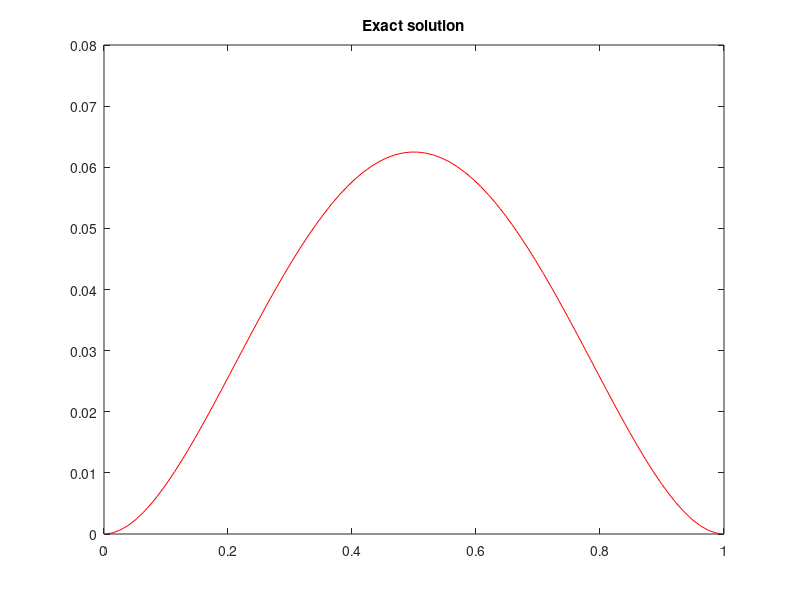

This chart was generated by the following MATLAB code: (Note: this script raises an error after producing the figure.)
% 主程序
N_values = [10, 20, 40, 80];
u_exact = @(x) x.^2 .* (x - 1).^2;
u_exact_prime = @(x) 2 * x .* (x - 1) .* (2 * x - 1);
f = @(x) 2 * (6 * x.^2 - 6 * x + 1);

L2_errors = zeros(length(N_values), 1);
H1_errors = zeros(length(N_values), 1);

% 绘制u_exact
x = linspace(0, 1, 80);
figure;
plot(x, u_exact(x), 'r-');
hold on;
title('Exact solution');

for i = 1:length(N_values)
    N = N_values(i);
    
    % 组装刚度矩阵和右端项
    [A, F] = assemble_matrices(N, f);
    
    % 求解线性方程组
    u_h = -A \ F;

    % 绘制u_h
    x = generate_grid(N);
    figure;
    plot(x, u_h, 'o-');
    hold on;
    title(['N = ', num2str(N)]);
    
    % 计算u_h的导数
    x = generate_grid(N);
    u_h_prime = zeros(N+2, 1);
    
    % 逐个区间计算导数
    for j = 2:N+2
        xj = x(j-1);
        xj1 = x(j);
        
        % 计算数值解在每个区间上的导数
        u_h_prime(j-1) = (u_h(j) - u_h(j-1)) / (xj1 - xj);
    end
    
    % 计算 L2 和 H1 误差
    L2_errors(i) = compute_L2_error(u_exact, u_h, N);
    H1_errors(i) = compute_H1_error(u_exact, u_h, u_exact_prime, u_h_prime, N);
    
    % 计算误差的阶数
    if i > 1
        L2_order = log(L2_errors(i-1) / L2_errors(i)) / log(N_values(i) / N_values(i-1));
        H1_order = log(H1_errors(i-1) / H1_errors(i)) / log(N_values(i) / N_values(i-1));
        fprintf('N = %d, L2_error = %.5e, L2_order = %.2f, H1_error = %.5e, H1_order = %.2f\n', ...
            N, L2_errors(i), L2_order, H1_errors(i), H1_order);
    else
        fprintf('N = %d, L2_error = %.5e, H1_error = %.5e\n', N, L2_errors(i), H1_errors(i));
    end
    
    % 保存旧的误差值
    L2_error_old = L2_error;
    H1_error_old = H1_error;
    N_old = N;
end

function [x] = generate_grid(N)
    % 生成等距网格 [0, 1]，包括端点
    x = linspace(0, 1, N + 2);
end

function [N_local, B_local] = local_basis_functions(xi, xi1)
    syms x;
    
    % 线性形函数 N1 和 N2
    N1 = (xi1 - x) / (xi1 - xi);  % 在 xi 处为 1，在 xi1 处为 0
    N2 = (x - xi) / (xi1 - xi);   % 在 xi1 处为 1，在 xi 处为 0

    % 导数
    B1 = diff(N1, x);
    B2 = diff(N2, x);
    
    % 将符号函数转化为数值函数
    N_local = {matlabFunction(N1, 'Vars', x), matlabFunction(N2, 'Vars', x)};
    B_local = {matlabFunction(B1, 'Vars', x), matlabFunction(B2, 'Vars', x)};
end

function [A, F] = assemble_matrices(N, f)
    % 生成网格节点
    x = generate_grid(N);
    
    % 初始化刚度矩阵和右端项向量
    A = zeros(N+2, N+2);
    F = zeros(N+2, 1);
    
    % 循环遍历每个区间，计算局部刚度矩阵和右端项
    for i = 2:N+2
        xi = x(i-1);
        xi1 = x(i);
        
        % 获取局部形函数和导数
        [N_local, B_local] = local_basis_functions(xi, xi1);
        
        % 局部刚度矩阵和右端项初始化
        A_local = zeros(2, 2);
        F_local = zeros(2, 1);
        
        % 计算局部刚度矩阵
        for j = 1:2
            for k = 1:2
                A_local(j, k) = integral(@(x) B_local{j}(x) .* B_local{k}(x), xi, xi1, 'ArrayValued', true);
            end
            % 计算局部右端项
            F_local(j) = integral(@(x) N_local{j}(x) .* f(x), xi, xi1, 'ArrayValued', true);
        end
        
        % 将局部刚度矩阵和右端项组装到全局矩阵
        global_indices = [i-1, i];  % 每个单元上的两个节点
        A(global_indices, global_indices) = A(global_indices, global_indices) + A_local;
        F(global_indices) = F(global_indices) + F_local;
    end
    % 添加积分均值条件约束，修正解的唯一性问题
    % A(N+2, :) = 1;
    % A(N+2, 1) = 1/2;
    % A(N+2, N+2) = 1/2;

    % F(N+2) = integral(@(x) x.^2 .* (x - 1).^2, 0, 1);

    A(N+2,:)=0;
    A(N+2,1)=1;
    F(N+2)=0;
end

function L2_error = compute_L2_error(u_exact, u_h, N)
    % 生成网格
    [x] = generate_grid(N);
    
    % 定义误差
    L2_error = 0;
    
    % 逐个区间计算 L2 误差
    for i = 1:N+1
        xi = x(i);
        xi1 = x(i+1);
        
        % 数值解
        [N_local,~] = local_basis_functions(xi, xi1);
        u_num = @(x) u_h(i)*N_local{1}(x) + u_h(i+1)*N_local{2}(x);
        
        % L2 误差计算
        L2_error = L2_error + integral(@(x) (u_num(x) - u_exact(x)).^2, xi, xi1);
    end

    % 最终 L2 误差
    L2_error = sqrt(L2_error);
end

function H1_error = compute_H1_error(u_exact, u_h, u_exact_prime, u_h_prime, N)
    % 1. 计算 L2 误差部分
    L2_error = compute_L2_error(u_exact, u_h, N);

    % 2. 计算导数的 L2 误差部分，调用 compute_L2_error 来计算
    L2_error_derivative = compute_L2_error(u_exact_prime, u_h_prime, N);

    % 3. 最终的 H1 误差，结合 L2 误差部分和导数误差部分
    H1_error = sqrt(L2_error^2 + L2_error_derivative^2);
end
